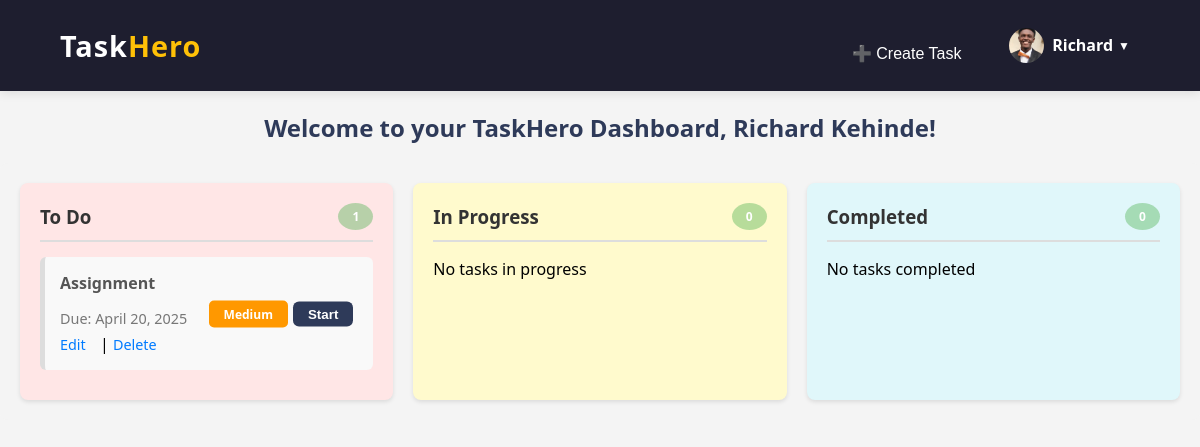
The page /dashboard/ (signed in) on the database its author committed.
### core/models.py (models this page shows, shortened)
class UserProfile(models.Model):
    user = models.OneToOneField(User, on_delete=models.CASCADE)
    profile_picture = models.ImageField(
        upload_to=user_directory_path,
        default='images/default-profile.png',
        blank=True
    )

class Task(models.Model):
    STATUS_CHOICES = [
        ('to_do', 'To Do'),
        ('in_progress', 'In Progress'),
        ('completed', 'Completed'),
    ]
    PRIORITY_CHOICES = [
        ('low', 'Low'),
        ('medium', 'Medium'),
        ('high', 'High'),
    ]
    title = models.CharField(max_length=255)
    description = models.TextField()
    due_date = models.DateField()
    status = models.CharField(max_length=20, choices=STATUS_CHOICES, default='to_do')
    priority = models.CharField(max_length=20, choices=PRIORITY_CHOICES, default='low')
    user = models.ForeignKey(User, on_delete=models.CASCADE, related_name='tasks')  # Link task to user

### core/views.py (the view)
# urls.py: path('dashboard/', views.dashboard, name='dashboard'),
@login_required
def dashboard(request):
    profile = UserProfile.objects.get(user=request.user)
    tasks_to_do = Task.objects.filter(user=request.user, status='to_do')
    tasks_in_progress = Task.objects.filter(user=request.user, status='in_progress')
    tasks_completed = Task.objects.filter(user=request.user, status='completed')
    return render(request, 'core/dashboard.html', {
        'tasks_to_do': tasks_to_do,
        'tasks_in_progress': tasks_in_progress,
        'tasks_completed': tasks_completed,
        'profile': profile
    })

### core/templates/core/dashboard.html (shortened to what this page needs)
{% extends 'core/base.html' %}
{% block content %}
<h2 class="dashboard-header">Welcome to your TaskHero Dashboard, {{ user.first_name|title }} {{ user.last_name|title }}!</h2>
<div class="dashboard-container">
    <div class="task-column to-do-column">
        <h3>
            To Do
            <div class="task-count">{{ tasks_to_do|length }}</div>
        </h3>
        {% for task in tasks_to_do %}
        <div class="task-card{% if task.due_date < today %} overdue{% endif %}">
            <h4>{{ task.title }}</h4>
            <p>Due: {{ task.due_date }}</p>
            <div class="task-footer" >
                <span class="priority {{ task.priority }}">{{ task.priority }}</span>
                <form method="POST" action="{% url 'start_task' task.pk %}">
                    <button type="submit" class="btn start-btn">Start</button>
                </form>
            </div>
            <a href="{% url 'edit_task' task.pk %}">Edit</a> |
            <a href="{% url 'delete_task' task.pk %}">Delete</a>
        </div>
        {% empty %}
        <p>No tasks to do</p>
        {% endfor %}
    </div>
    <div class="task-column in-progress-column">
        <h3>
            In Progress
            <div class="task-count">{{ tasks_in_progress|length }}</div>
        </h3>
        {% for task in tasks_in_progress %}
        <div class="task-card{% if task.due_date < today %} overdue{% endif %}">
            <h4>{{ task.title }}</h4>
            <p>Due: {{ task.due_date }}</p>
            <div class="task-footer" >
                <span class="priority {{ task.priority }}">{{ task.priority }}</span>
                <form method="POST" action="{% url 'complete_task' task.pk %}">
                    {% csrf_token %}
                    <button type="submit" class="btn start-btn">Complete</button>
                </form>
            </div>
            <a href="{% url 'edit_task' task.pk %}">Edit</a> |
            <a href="{% url 'delete_task' task.pk %}">Delete</a>
        </div>
        {% empty %}
        <p>No tasks in progress</p>
        {% endfor %}
    </div>
    <div class="task-column completed-column">
        <h3>
            Completed
            <div class="task-count">{{ tasks_completed|length }}</div>
        </h3>
        {% for task in tasks_completed %}
        <div class="task-card{% if task.due_date < today %} overdue{% endif %}">
            <h4>{{ task.title }}</h4>
            <p>Due: {{ task.due_date }}</p>
            <div class="task-footer" style="display: flex; align-items: center; justify-content: flex-start;">
                <span class="priority {{ task.priority }}">{{ task.priority }}</span>
            </div>
            <a href="{% url 'edit_task' task.pk %}">Edit</a> |
            <a href="{% url 'delete_task' task.pk %}">Delete</a>
        </div>
        {% empty %}
        <p>No tasks completed</p>
        {% endfor %}
    </div>
</div>
{% endblock %}

### core/templates/core/base.html (shortened to what this page needs)
{% load static %}
<!DOCTYPE html>
<html lang="en">
<head>
    <link rel="stylesheet" href="{% static 'core/style.css' %}">
    <link rel="stylesheet" href="https://cdnjs.cloudflare.com/ajax/libs/animate.css/4.1.1/animate.min.css"/>
</head>
<body>
    <nav class="navbar">
        <div class="container">
            <div class="logo">Task<span>Hero</span></div>
            <div class="nav-links">
                {% if user.is_authenticated %}
                <form action="{% url 'create_task'%}" method="post" class="logout-form">
                    <button type="submit">➕ Create Task</button>
                  </form>
                  <div class="profile-dropdown">
                    <div class="profile-toggle" onclick="toggleDropdown()">
                        {% if profile.profile_picture %}
                            <img src="{{ profile.profile_picture.url }}" alt="Profile Picture" class="profile-img">
                        {% else %}
                            <img src="{% static 'core/images/reminder2.jpeg' %}" alt="Default Profile Picture" class="profile-img">
                        {% endif %}
                        <span class="profile-name">{{ user.first_name|title }}</span>
                        <span class="dropdown-icon">▼</span>
                    </div>
                  </div>
                {% endif %}
            </div>
        </nav>
    <div class="content">
        {% block content %}
        {% endblock %}
    </div>
</body>
</html>

### core/static/core/style.css (style rules this page uses)
body { font-family: 'Segoe UI', sans-serif; margin: 0; padding: 0; background: #f4f4f4; }
.navbar { background-color: #1e1e2f; padding: 15px 0; box-shadow: 0 2px 10px rgba(0,0,0,0.1); position: sticky; top: 0; z-index: 1000; }
.navbar .container { width: 90%; max-width: 1200px; margin: 0 auto; display: flex; justify-content: space-between; align-items: center; }
.logo { font-size: 1.8rem; color: #ffffff; font-weight: bold; letter-spacing: 1px; }
.logo span { color: #ffc107; }
.nav-links { display: flex; gap: 25px; align-items: center; }
.nav-links a, .logout-form button { color: #fff; text-decoration: none; font-weight: 500; font-size: 1rem; background: none; border: none; cursor: pointer; transition: color 0.3s ease; }
.logout-form { display: inline; }
.nav-links a, .logout-form button { position: relative; }
.nav-links a::after, .logout-form button::after { content: ''; position: absolute; left: 0; bottom: -4px; width: 0; height: 2px; background-color: #ffc107; transition: width 0.3s ease; }
.profile-dropdown { position: relative; display: inline-block; }
.profile-toggle { display: flex; align-items: center; cursor: pointer; padding: 5px 10px; border-radius: 20px; color: white; transition: background 0.3s ease; }
.profile-img { width: 35px; height: 35px; border-radius: 50%; object-fit: cover; margin-right: 8px; }
.profile-name { font-weight: bold; margin-right: 5px; }
.dropdown-icon { font-size: 12px; }
h2 { text-align: center; color: #2e3a59; }
form { display: flex; flex-direction: column; }
form button { background-color: #2e3a59; color: white; padding: 0.8rem; margin-top: 1rem; border: none; border-radius: 6px; cursor: pointer; font-weight: bold; }
.dashboard-container { display: grid; grid-template-columns: repeat(auto-fit, minmax(300px, 1fr)); gap: 20px; padding: 20px; background-color: #f4f4f4; border-radius: 8px; transition: background-color 0.3s ease; }
.task-column { background-color: #fff; border-radius: 8px; padding: 20px; box-shadow: 0 2px 4px rgba(0, 0, 0, 0.1); transition: transform 0.2s ease-in-out; }
.task-column h3 { color: #333; margin-top: 0; margin-bottom: 15px; border-bottom: 2px solid #ddd; padding-bottom: 10px; }
.to-do-column { background-color: #ffe6e6; }
.in-progress-column { background-color: #fffacd; }
.completed-column { background-color: #e0f7fa; }
.task-card { background-color: #f9f9f9; border-radius: 6px; padding: 15px; margin-bottom: 10px; border-left: 5px solid #ddd; transition: border-left-color 0.3s ease; position: relative; }
.task-card h4 { color: #555; margin-top: 0; margin-bottom: 5px; }
.task-card p { color: #777; margin-bottom: 5px; font-size: 0.9em; }
.task-footer { position: absolute; top: 50%; display: flex; align-items: center; align-content: center; gap: 5px; right: 20px; transform: translateY(-50%); font-size: 12px; font-weight: bold; text-transform: capitalize; }
.priority { padding: 5px 15px; border-radius: 5px; color: white; height: fit-content; }
.start-btn { padding: 5px 15px; margin: 0; }
.priority.medium { background-color: #ff9800; }
.task-card a { color: #007bff; text-decoration: none; margin-right: 10px; font-size: 0.9em; transition: color 0.3s ease; }
.task-column p:last-child { margin-bottom: 0; }
.task-column h3 { display: flex; justify-content: space-between; align-items: center; margin-bottom: 15px; color: #333; position: relative; }
.task-count { background-color: #4caf4f66; color: white; border-radius: 50%; padding: 5px 10px; font-size: 12px; font-weight: bold; text-align: center; min-width: 15px; min-height: 15px; display: flex; justify-content: center; align-items: center; }

### rows shown on the page
UserProfile: profile_picture (picture)
Task: title "Assignment", due_date "April 20, 2025", priority "Medium"

### other values the page prints
{{ user.first_name|title }} "Richard"
{{ user.last_name|title }} "Kehinde"
{{ tasks_to_do|length }} "1"
{{ tasks_in_progress|length }} "0"
{{ tasks_completed|length }} "0"
